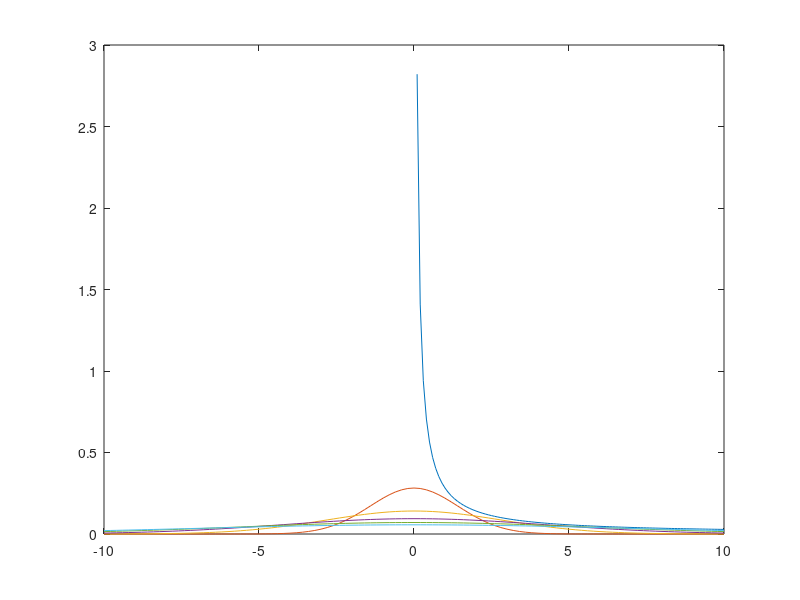

The MATLAB script that drew this image:
f = @(x,sigma)exp(-0.25*(x./sigma).^2);
a = @(sigma)1/integral(@(x)f(x,sigma),-inf,+inf);
sigma = linspace(0,10,101);
h=figure;
plot(sigma,arrayfun(a,sigma));
waitfor(h);

x = linspace(-10,10,101);
fe = @(x,sigma) a(sigma).*exp(-0.25.*(x./sigma).^2);

for sigma = 1:5
    hold on
    plot(x,fe(x,sigma));
    integral_value = integral(@(x) fe(x,sigma),-inf,+inf)
    drawnow;
end
hold off